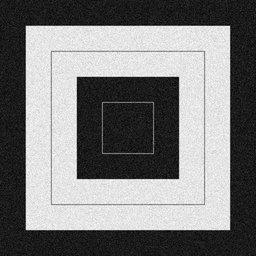
#> input picture Practicas/Practica3/Cuadros-Con-Ruido.jpg, 256 x 256 px, shrunk from 512 x 512 before the run
$ python -i Practica3.py   (imports and definitions only)
#> lines starting #> are read from the running program, lines starting #| are printed output that depends on the picture
import random
import cv2
import time
import numpy as np
import collections
from collections import Counter
#import sys, os, random, Image
from matplotlib import pyplot as plt
from PIL import Image, ImageFilter

# [93 lines left out: functions FiltroGaussiano, SalPimienta, Promedio, PromedioPesado, Mediana, not called in this run]

# [14 lines of commented-out code are left out]

def ObtenerVecinos(copia, i, j):
    pixel_list = []
    try:
        pixel_list.append(copia.getpixel((i-1, j-1)))
    except:
        pixel_list.append((0, 0, 0))
    try:
        pixel_list.append(copia.getpixel((i, j-1)))
    except:
        pixel_list.append((0, 0, 0))
    try:
        pixel_list.append(copia.getpixel((i+1, j-1)))
    except:
        pixel_list.append((0, 0, 0))
    try:
        pixel_list.append(copia.getpixel((i-1, j)))
    except:
        pixel_list.append((0, 0, 0))
    try:
        pixel_list.append(copia.getpixel((i, j)))
    except:
        pixel_list.append((0, 0, 0))
    try:
        pixel_list.append(copia.getpixel((i+1, j)))
    except:
        pixel_list.append((0, 0, 0))
    try:
        pixel_list.append(copia.getpixel((i-1, j+1)))
    except:
        pixel_list.append((0, 0, 0))
    try:
        pixel_list.append(copia.getpixel((i, j+1)))
    except:
        pixel_list.append((0, 0, 0))
    try:
        pixel_list.append(copia.getpixel((i+1, j+1)))
    except:
        pixel_list.append((0, 0, 0))
    return pixel_list

def Moda(nombre):
#> called with nombre = 'Cuadros-Con-Ruido.jpg'
    tiempo_de_inicio = time.time()
    img = Image.open(nombre)
#> img is the input picture: PIL image 256x256 RGB; min 0, max 255, mean 122.4
    img.show()
    Histograma(img)
#> in Histograma, `maxd = max(a)`: maxd = 255
#> the loop in Histograma, `for i in range(total - 1):` made 65535 passes
#> valor on passes 1 to 3: 33, 23, 16
#> after the loop in Histograma, `for i in range(total - 1):`: vec = 256 values, max 1899 at index 26, min 0 at index 94, mean 256
#> in Histograma, `plt.show()`:
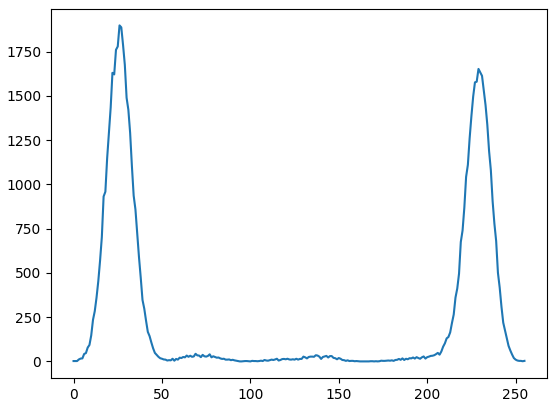
#> figure drawn by matplotlib, 1 panel; curve peaks at x = 26, y = 1899

    copia = Image.new('RGB', img.size)
#> copia: PIL image 256x256 RGB; every value is 0
    datosImg = Image.Image.getdata(img)
    copia.putdata(datosImg)
    ancho, alto = img.size
#> ancho = 256; alto = 256

    for i in range(ancho):
        for j in range(alto):
            r, g, b = copia.getpixel((i,j))
            x = (r + g + b) / 3
            intx = int (x)
            pixel = tuple ([intx, intx, intx])
            copia.putpixel((i,j), pixel)

    for i in range(ancho):
        for j in range(alto):
            vecindades = ObtenerVecinos(img, i, j)
            moda = Counter(vecindades).most_common()[0][0]
            r, g, b = moda
            pixel = tuple([r, g, b])
            copia.putpixel((i, j), pixel)
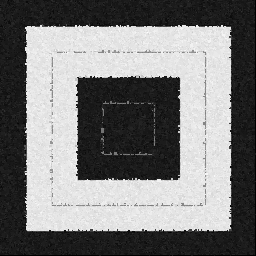
#> copia: PIL image 256x256 RGB; min 0, max 254, mean 122.3

    copia.show()
    copia.save("Moda.jpg")
    Histograma(copia)
#> in Histograma (call 2), `maxd = max(a)`: maxd = 254
#> the loop in Histograma (call 2), `for i in range(total - 1):` made 65535 passes
#> after the loop in Histograma (call 2), `for i in range(total - 1):`: vec = 255 values, max 2389 at index 27, min 0 at index 93, mean 257
#> in Histograma (call 2), `plt.show()`:
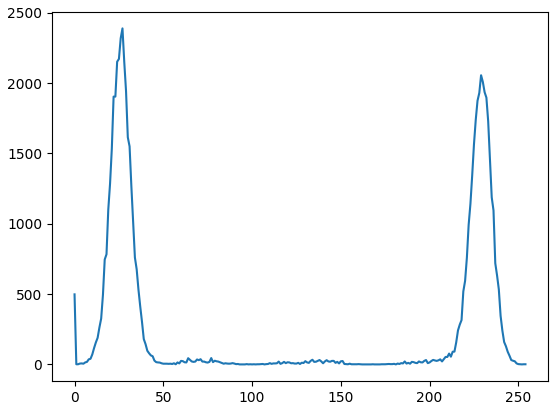
#> figure drawn by matplotlib, 1 panel; curve peaks at x = 27, y = 2389
    tiempo_de_terminacion = time.time()
    print ("Abrir la imagen tardo: ", tiempo_de_terminacion - tiempo_de_inicio, " segundos")

# [69 lines left out: functions Maximo, Minimo, not called in this run]

def Histograma(im):
    im = im.convert('L')
    [ren, col] = im.size
    total = ren * col
    a = np.asarray(im, dtype = np.float32)
    a = a.reshape(1, total)
    a = a.astype(int)
    a = max(a)
    valor = 0
    maxd = max(a)
    grises = maxd
    vec = np.zeros(grises + 1)
    for i in range(total - 1):
        valor = a[i]
        vec[valor] = vec[valor] + 1
    plt.plot(vec)
    plt.show()

# [34 lines not run here, left out]
    #else:

>>> result = Moda('Cuadros-Con-Ruido.jpg')
